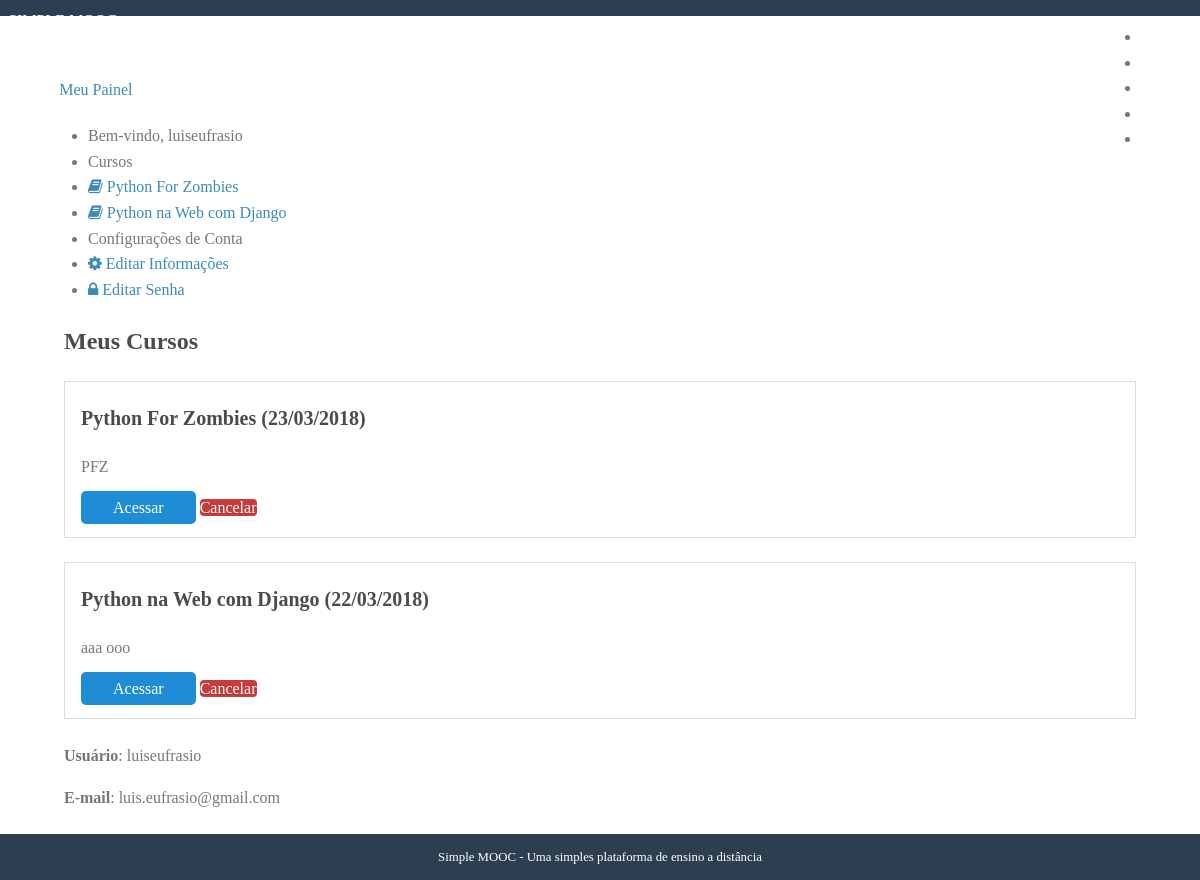
The app's page /contas/ (signed in) with its own data.
### accounts/models.py (models this page shows, shortened)
class User(AbstractBaseUser, PermissionsMixin):
    username = models.CharField(
        'Nome de Usuário', max_length=30, unique=True,
        validators=[
            validators.RegexValidator(
                re.compile('^[\w.@+-]+$'),
                'O nome do usuário só pode conter letras, dígitos e {@,.,+,-,_}',
                'invalid'
            )
        ]
    )
    email = models.EmailField('E-mail', unique=True)
    name = models.CharField('Nome', max_length=100, blank=True)
    is_active = models.BooleanField('Está ativo?', blank=True, default=True)
    is_staff = models.BooleanField('É da equipe?', blank=True, default=False)
    date_joined = models.DateTimeField('Data de Entrada', auto_now_add=True)
    objects = UserManager()
    USERNAME_FIELD = 'username'
    REQUIRED_FIELDS = ['email']
    def __str__(self):
        return self.name or self.username
    class Meta:
        verbose_name = 'Usuário'
        verbose_name_plural = 'Usuários'

### courses/models.py (models this page shows, shortened)
class Enrollment(models.Model):
    STATUS_CHOICES = (
        (0, 'Pendente'),
        (1, 'Aprovado'),
        (2, 'Cancelado')
    )
    user = models.ForeignKey(
        settings.AUTH_USER_MODEL, verbose_name='Usuário',
        on_delete = models.PROTECT,
        related_name="enrollments"
    )
    course = models.ForeignKey(
        Course, verbose_name='Curso',
        on_delete = models.PROTECT, related_name="enrollments"
    )
    status = models.IntegerField(
        'Situação', choices=STATUS_CHOICES, default=1, blank=True
    )
    created_at = models.DateTimeField('Criado em', auto_now_add=True)
    updated_at = models.DateTimeField('Atualizado em', auto_now=True)
    class Meta:
        verbose_name='Inscrição'
        verbose_name_plural='Inscrições'
        unique_together=(('user', 'course'),)

class Course(models.Model):
    objects = CourseManager()
    name = models.CharField('Nome', max_length=100);
    slug = models.SlugField('Atalho');
    description = models.TextField('Descrição', blank=True);
    about = models.TextField('Sobre o Curso', blank=True);
    start_date = models.DateField(
        'Data de Início', null=True, blank=True
    )
    image = models.ImageField(
        upload_to='courses/images', verbose_name='Imagem',
        null=True, blank=True
    )
    created_at = models.DateTimeField('Criado em', auto_now_add=True)
    updated_at = models.DateTimeField('Atualizado em', auto_now=True)
    def __str__(self):
        return self.name
    class Meta:
        verbose_name = 'Curso'
        verbose_name_plural = 'Cursos'
        ordering = ['-name']

### accounts/views.py (the view)
# urls.py: path('', views.dashboard, name='dashboard'),
@login_required
def dashboard(request):
    template_name = 'dashboard.html'
    context = {}
    return render(request, template_name, context)

### courses/templatetags/courses_tags.py (called while the page is built)
@register.simple_tag
def load_my_courses(user):
    return Enrollment.objects.filter(user=user)

### accounts/templates/dashboard.html
{% extends "base.html" %}
{% load courses_tags %}
{% block content %}
{% load_my_courses user as enrollments %}
<div class="pure-g-r content-ribbon">
    <div class="pure-u-1">
        <ul class="breadcrumb">
            {% block breadcrumb %}
            <li><a href="{% url 'accounts:dashboard' %}">Meu Painel</a></li>
            {% endblock %}
        </ul>
    </div>
    <div class="pure-u-1-3">
        <div class="pure-menu pure-menu-open">
            <ul>
                <li class="pure-menu-heading">
                    Bem-vindo, {{ user }}
                </li>
                {% block menu_options %}
                <li class="pure-menu-heading">Cursos</li>
                {% for enrollment in enrollments %}
                <li>
                    <a href="{% url 'courses:announcements' enrollment.course.slug %}">
                        <i class="fa fa-book"></i>
                        {{ enrollment.course }}
                    </a>
                </li>
                {% empty %}
                <li><a href="#">Nenhum curso encontrado</a></li>
                {% endfor %}
                <li class="pure-menu-heading">Configurações de Conta</li>
                <li>
                    <a href="{% url 'accounts:edit' %}">
                        <i class="fa fa-cog"></i>
                        Editar Informações
                    </a>
                </li>
                <li>
                    <a href="{% url 'accounts:edit_password' %}">
                        <i class="fa fa-lock"></i>
                        Editar Senha
                    </a>
                </li>
                {% endblock %}
            </ul>
        </div>
    </div>
    <div class="pure-u-2-3">
        <div class="inner">
            {% block dashboard_content %}
            <h2>Meus Cursos</h2>
            {% for enrollment in enrollments %}
            <div class="well">
                <h3>
                    {{ enrollment.course }}
                    ({{ enrollment.course.start_date|date:'d/m/Y'|default:'Sem data de início' }})
                </h3>
                <p>{{ enrollment.course.description|linebreaks }}</p>
                <div class="pure-controls">
                    <a href="{% url 'courses:announcements' enrollment.course.slug %}" class="pure-button pure-button-primary">Acessar</a>
                    <a href="{% url 'courses:undo_enrollment' enrollment.course.slug %}" class="pure-button button-error">Cancelar</a>
                </div>
            </div>
            {% empty %}
            <aside class="pure-u-1">
                <p>Nenhum curso encontrado</p>
            </aside>
            {% endfor %}
            <p><strong>Usuário</strong>: {{ user }}</p>
            <p><strong>E-mail</strong>: {{ user.email }}</p>
            {% endblock %}
        </div>
    </div>
</div>
{% endblock %}

### core/static/css/styles.css (style rules this page uses)
* { -webkit-box-sizing: border-box; -moz-box-sizing: border-box; box-sizing: border-box; }
body { margin: 0 auto; line-height: 1.7em; }
a { color: #3b8bba; }
.content .content-ribbon { margin: 1.5em 3em; }
.pure-button-primary { background-color: #1f8dd6; color: white; padding: 0.5em 2em; border-radius: 5px; }
.inner { padding: 0em 1em; }
.inner p { margin-top: 0; }
ul.breadcrumb { padding: 0; }
ul.breadcrumb li { display: inline-block; }
ul.breadcrumb li a { display: inline-block; padding: 0.3em 0.7em; }
.button-success, .button-error, .button-warning, .button-secondary { color: white; border-radius: 4px; text-shadow: 0 1px 1px rgba(0, 0, 0, 0.2); }
.button-error { background: rgb(202, 60, 60); }
body { min-width: 320px; color: #777; line-height: 1.6; }
h1, h2, h3, h4, h5, h6 { font-weight: bold; color: rgb(75, 75, 75); }
h3 { font-size: 1.25em; }
a { color: #3b8bba; text-decoration: none; }
.well { border: 1px solid #ddd; padding: 0em 1em 1em 1em; margin-bottom: 1.5em; }

### records on screen
User: name+username "luiseufrasio", email "luis.eufrasio@gmail.com"
Enrollment: course "Python For Zombies", course.start_date "23/03/2018", course.description "PFZ"
Enrollment: course "Python na Web com Django", course.start_date "22/03/2018", course.description "aaa ooo"
